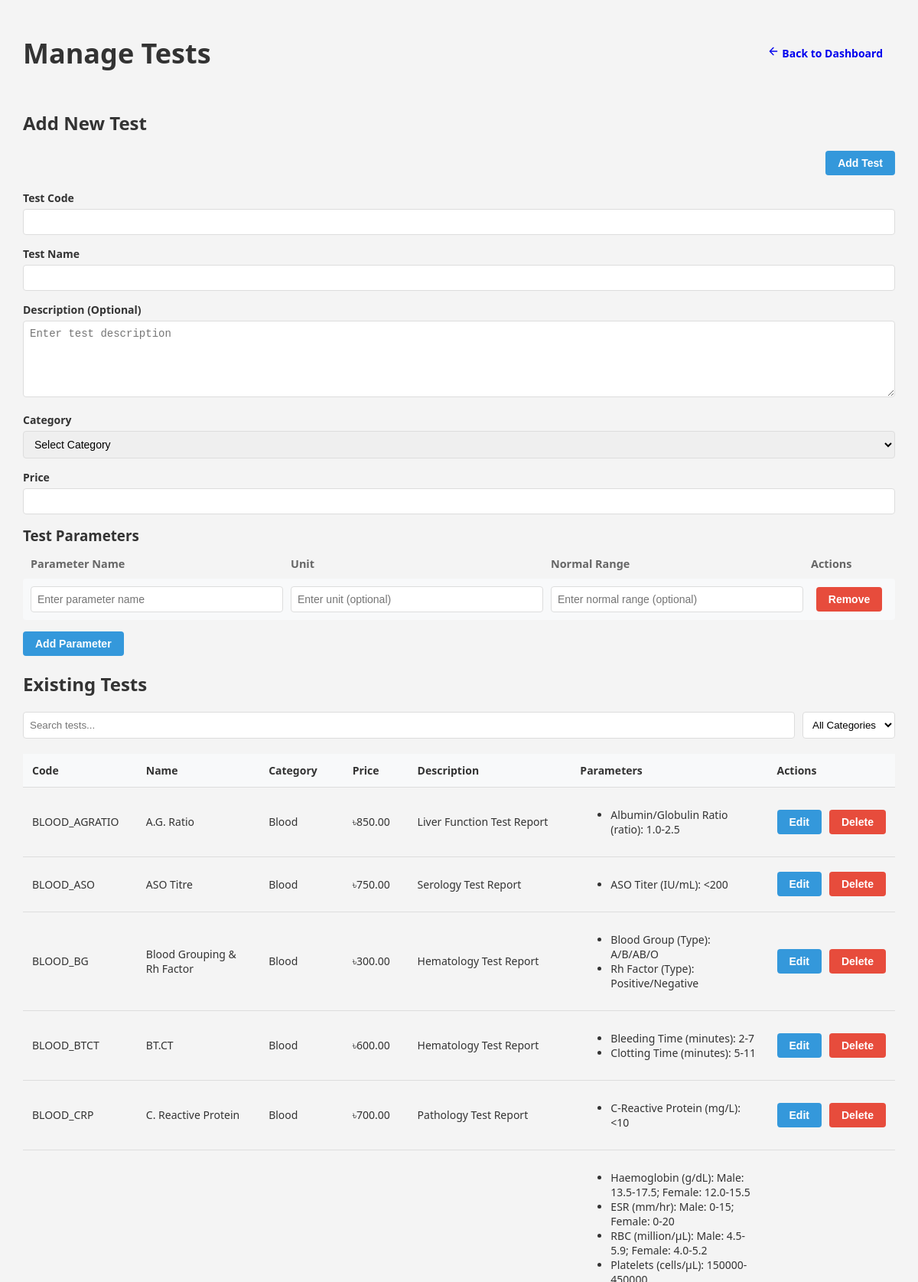
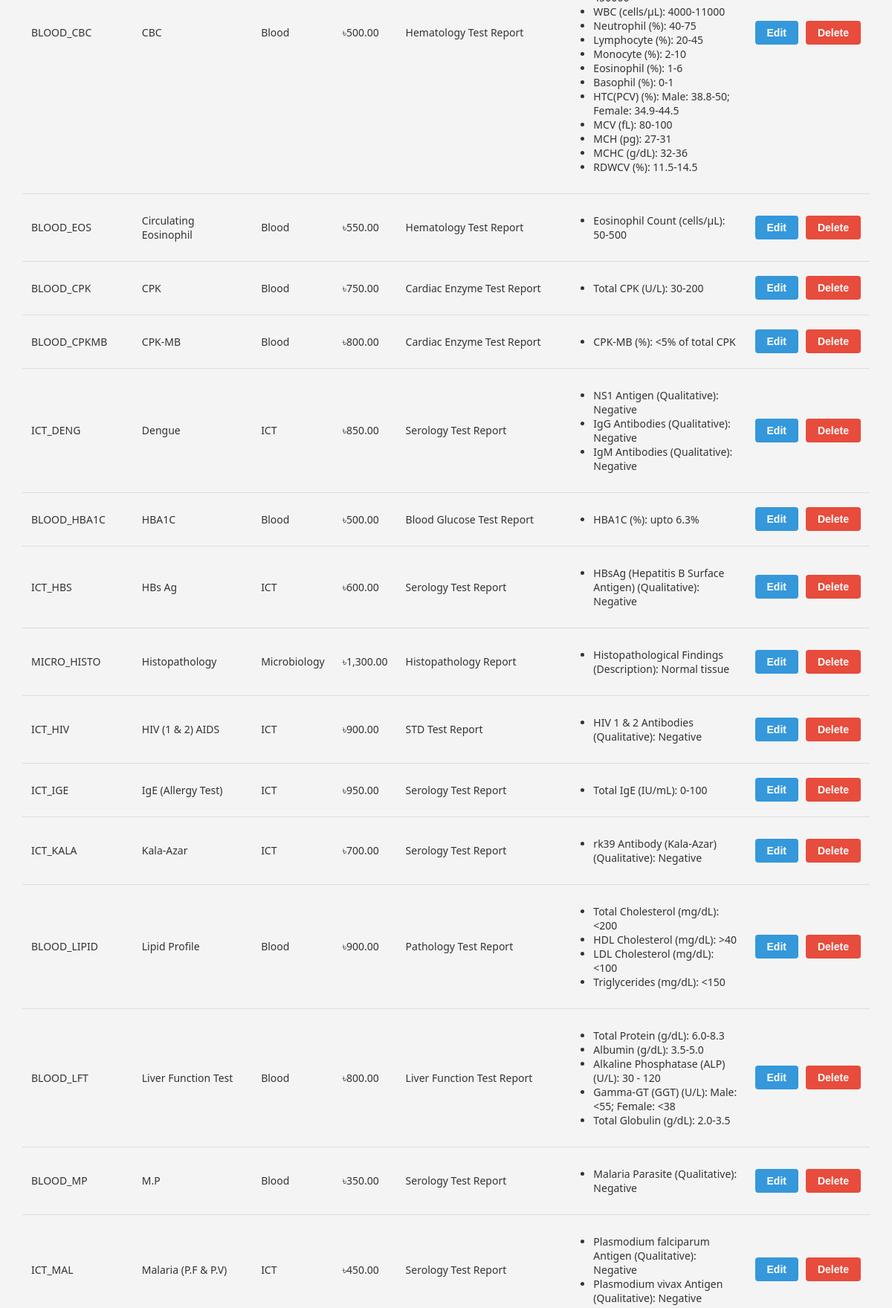
/pages/admin/manage_tests.php (signed in, upper part), run on the app's committed database (2 pictures, top to bottom).
### tables this page shows
CREATE TABLE `tests_info` (
  `id` int(11) NOT NULL AUTO_INCREMENT,
  `test_code` varchar(50) NOT NULL,
  `test_name` varchar(100) NOT NULL,
  `description` text NULL,
  `category` varchar(50) DEFAULT NULL,
  `price` decimal(10,2) DEFAULT 0.00,
  `created_at` datetime DEFAULT current_timestamp(),
  `updated_at` datetime DEFAULT current_timestamp() ON UPDATE current_timestamp(),
  PRIMARY KEY (`id`),
  UNIQUE KEY `test_code` (`test_code`),
  UNIQUE KEY `test_name` (`test_name`)
);

### pages/admin/manage_tests.php (the view, shortened to what this page needs)
<?php
try {
    $pdo = getDBConnection();
    $stmt = $pdo->query("
        SELECT ti.*,
               GROUP_CONCAT(
                   CONCAT_WS('|', tp.parameter_name, tp.unit, tp.normal_range)
                   ORDER BY tp.sort_order
               ) as parameters
        FROM tests_info ti
        LEFT JOIN test_parameters tp ON ti.test_code = tp.test_code
        GROUP BY ti.test_code
        ORDER BY ti.test_name
    ");
    $tests = $stmt->fetchAll(PDO::FETCH_ASSOC);
} catch (PDOException $e) {
    error_log("Database error: " . $e->getMessage());
    $error = "An error occurred while managing tests.";
}
?>
<!DOCTYPE html>
<html lang="en">
<head>
    <link rel="stylesheet" href="../../assets/css/common.css">
</head>
<body>
    <div class="container">
        <div class="page-header">
            <div class="page-title">
                <h2>Manage Tests</h2>
            </div>
            <div>
                <a href="/NPL/pages/user/admin_dashboard.php" class="btn btn-back">
                    <svg width="16" height="16" viewBox="0 0 24 24" fill="none" stroke="currentColor" stroke-width="2" stroke-linecap="round" stroke-linejoin="round">
                        <path d="M19 12H5M12 19l-7-7 7-7"/>
                    </svg>
                    Back to Dashboard
                </a>
            </div>
        </div>
        <div class="form-section">
            <div class="form-header">
                <h2>Add New Test</h2>
            </div>
            <form method="POST" action="">
                <div class="form-header">
                    <button type="submit" class="btn btn-primary">Add Test</button>
                </div>
                <div class="form-group">
                    <label for="test_code">Test Code</label>
                    <input type="text" id="test_code" name="test_code" required>
                </div>
                <div class="form-group">
                    <label for="test_name">Test Name</label>
                    <input type="text" id="test_name" name="test_name" required>
                </div>
                <div class="form-group">
                    <label for="description">Description (Optional)</label>
                    <textarea id="description" name="description" placeholder="Enter test description"></textarea>
                </div>
                <div class="form-group">
                    <label for="category">Category</label>
                    <select id="category" name="category" required>
                        <option value="">Select Category</option>
                    </select>
                </div>
                <div class="form-group">
                    <label for="price">Price</label>
                    <input type="number" id="price" name="price" step="0.01" required>
                </div>
                <div class="form-group">
                    <div class="parameters-section-header">
                        <h3>Test Parameters</h3>
                    </div>
                    <div class="parameters-header">
                        <div>Parameter Name</div>
                        <div>Unit</div>
                        <div>Normal Range</div>
                        <div class="action-header">Actions</div>
                    </div>
                    <div id="parameters-container">
                        <div class="parameter-row">
                            <div class="parameter-field">
                                <input type="text" name="parameters[0][name]" placeholder="Enter parameter name" required>
                            </div>
                            <div class="parameter-field">
                                <input type="text" name="parameters[0][unit]" placeholder="Enter unit (optional)">
                            </div>
                            <div class="parameter-field">
                                <input type="text" name="parameters[0][range]" placeholder="Enter normal range (optional)">
                            </div>
                            <div class="parameter-actions">
                                <button type="button" class="btn btn-danger remove-param" onclick="removeParameter(this)">Remove</button>
                            </div>
                        </div>
                    </div>
                    <div class="parameter-actions" style="margin-top: 15px; justify-content: flex-start;">
                        <button type="button" class="btn btn-primary" onclick="addParameter()">Add Parameter</button>
                    </div>
                </div>
            </form>
        </div>
        <div class="recent-items">
            <h2>Existing Tests</h2>
            <div class="search-box">
                <input type="text" id="searchInput" placeholder="Search tests..." onkeyup="searchTests()">
                <select id="categoryFilter" onchange="searchTests()">
                    <option value="">All Categories</option>
                </select>
            </div>
            <table class="data-table">
                <thead>
                    <tr>
                        <th>Code</th>
                        <th>Name</th>
                        <th>Category</th>
                        <th>Price</th>
                        <th>Description</th>
                        <th>Parameters</th>
                        <th>Actions</th>
                    </tr>
                </thead>
                <tbody id="testsTableBody">
                    <?php foreach ($tests as $test): ?>
                    <tr>
                        <td><?php echo htmlspecialchars($test['test_code']); ?></td>
                        <td><?php echo htmlspecialchars($test['test_name']); ?></td>
                        <td><?php echo htmlspecialchars($test['category']); ?></td>
                        <td>৳<?php echo number_format($test['price'], 2); ?></td>
                        <td class="description-cell">
                            <?php if (empty($test['description'])): ?>
                                <span class="empty-description">No description</span>
                            <?php else: ?>
                                <?php echo htmlspecialchars($test['description']); ?>
                            <?php endif; ?>
                        </td>
                        <td>
                            <?php if (!empty($test['parameters'])): ?>
                                <ul>
                                    <?php
                                    $params = explode(',', $test['parameters']);
                                    foreach ($params as $param) {
                                        list($name, $unit, $range) = explode('|', $param);
                                        echo "<li>" . htmlspecialchars($name);
                                        if (!empty($unit)) {
                                            echo " (" . htmlspecialchars($unit) . ")";
                                        }
                                        if (!empty($range)) {
                                            echo ": " . htmlspecialchars($range);
                                        }
                                        echo "</li>";
                                    }
                                    ?>
                                </ul>
                            <?php endif; ?>
                        </td>
                        <td>
                            <div class="action-buttons">
                                <button onclick="openEditModal('<?php echo htmlspecialchars(json_encode($test)); ?>')"
                                        class="btn btn-primary">Edit</button>
                                <form method="POST" action="" style="display: inline;">
                                    <button type="submit" class="btn btn-danger"
                                            onclick="return confirm('Are you sure you want to delete this test?')">
                                        Delete
                                    </button>
                                </form>
                            </div>
                        </td>
                    </tr>
                    <?php endforeach; ?>
                </tbody>
            </table>
        </div>
    </div>
</body>
</html>

### assets/css/common.css (style rules this page uses)
:root { --primary-color: #3498db; --primary-hover: #2980b9; --success-color: #2ecc71; --warning-color: #f1c40f; --danger-color: #e74c3c; --info-color: #3498db; --text-color: #333; --text-muted: #7f8c8d; --border-color: #ddd; --bg-color: #f4f4f4; --card-bg: #fff; --card-shadow: 0 2px 8px rgba(0,0,0,0.1); }
body { font-family: 'Segoe UI', Arial, sans-serif; background: var(--bg-color); margin: 0; padding: 15px; color: var(--text-color); }
.container { max-width: 1200px; margin: 0 auto; padding: 0 15px; }
.page-header { margin-bottom: 20px; display: flex; justify-content: space-between; align-items: center; }
.page-title { margin: 0; color: var(--text-color); font-size: 24px; }
.form-group { margin-bottom: 15px; }
.form-group label { display: block; margin-bottom: 6px; font-weight: 600; color: var(--text-color); font-size: 14px; }
.form-group input, .form-group select, .form-group textarea { width: 100%; padding: 8px 10px; border: 1px solid var(--border-color); border-radius: 4px; font-size: 14px; transition: border-color 0.3s; box-sizing: border-box; }
table { width: 100%; border-collapse: collapse; }
th, td { padding: 12px; text-align: left; border-bottom: 1px solid var(--border-color); font-size: 14px; }
th { background: #f8f9fa; font-weight: 600; color: var(--text-color); }
.btn { display: inline-block; padding: 8px 16px; border-radius: 4px; text-decoration: none; cursor: pointer; font-size: 14px; font-weight: 600; transition: all 0.3s; border: none; }
.btn-primary { background: var(--primary-color); color: white; }
.btn-danger { background: var(--danger-color); color: white; }

### pages/admin/manage_tests.php (style rules this page uses)
.form-group { margin-bottom: 15px; }
.form-group label { display: block; margin-bottom: 5px; font-weight: 600; }
.form-group input, .form-group textarea { width: 100%; padding: 8px; border: 1px solid #ddd; border-radius: 4px; box-sizing: border-box; }
.form-group textarea { min-height: 100px; resize: vertical; }
.action-buttons { display: flex; gap: 10px; }
.btn { padding: 8px 16px; border-radius: 4px; border: none; cursor: pointer; font-weight: 600; transition: all 0.3s; }
.btn-primary { background: #3498db; color: white; }
.btn-danger { background: #e74c3c; color: white; }
.parameter-row { display: grid; grid-template-columns: 1fr 1fr 1fr 100px; gap: 10px; align-items: center; margin-bottom: 10px; padding: 10px; background: #f8f9fa; border-radius: 4px; }
.parameter-field { width: 100%; }
.parameter-field input { width: 100%; padding: 8px; border: 1px solid #ddd; border-radius: 4px; }
.parameter-actions { display: flex; justify-content: center; }
.parameters-header { display: grid; grid-template-columns: 1fr 1fr 1fr 100px; gap: 10px; margin-bottom: 10px; padding: 0 10px; }
.parameters-header div { font-weight: 600; color: #666; font-size: 0.9em; }
.parameters-section-header { display: flex; justify-content: space-between; align-items: center; margin-bottom: 15px; }
.parameters-section-header h3 { margin: 0; }
.search-box { margin-bottom: 20px; display: flex; gap: 10px; }
.search-box input { flex: 1; padding: 8px; border: 1px solid #ddd; border-radius: 4px; }
.search-box select { padding: 8px; border: 1px solid #ddd; border-radius: 4px; background-color: white; }
.description-cell { max-width: 200px; white-space: nowrap; overflow: hidden; text-overflow: ellipsis; }
.form-header { display: flex; justify-content: space-between; align-items: center; margin-bottom: 20px; }
.form-header h2 { margin: 0; }
.parameter-actions { display: flex; gap: 10px; }
.parameter-actions button { white-space: nowrap; }

### data on the page
tests_info: test_code "BLOOD_AGRATIO", test_name "A.G. Ratio", category "Blood", price "850.00", description "Liver Function Test Report", name "Albumin/Globulin Ratio", unit "ratio", range "1.0-2.5"
tests_info: test_code "BLOOD_ASO", test_name "ASO Titre", category "Blood", price "750.00", description "Serology Test Report", name "ASO Titer", unit "IU/mL", range "<200"
tests_info: test_code "BLOOD_BG", test_name "Blood Grouping & Rh Factor", category "Blood", price "300.00", description "Hematology Test Report", name "Blood Group", unit "Type", range "A/B/AB/O", name "Rh Factor", range "Positive/Negative"
tests_info: test_code "BLOOD_BTCT", test_name "BT.CT", category "Blood", price "600.00", description "Hematology Test Report", name "Bleeding Time", unit "minutes", range "2-7", name "Clotting Time", range "5-11"
tests_info: test_code "BLOOD_CRP", test_name "C. Reactive Protein", category "Blood", price "700.00", description "Pathology Test Report", name "C-Reactive Protein", unit "mg/L", range "<10"
tests_info: test_code "BLOOD_CBC", test_name "CBC", category "Blood", price "500.00", description "Hematology Test Report", name "Haemoglobin", unit "g/dL", range "Male: 13.5-17.5; Female: 12.0-15.5", name "ESR", unit "mm/hr", range "Male: 0-15; Female: 0-20", name "RBC", unit "million/µL", range "Male: 4.5-5.9; Female: 4.0-5.2", name "Platelets", unit "cells/µL", range "150000-450000", name "WBC", range "4000-11000", name "Neutrophil", unit "%", range "40-75", name "Lymphocyte", range "20-45", name "Monocyte", range "2-10", name "Eosinophil", range "1-6", name "Basophil", range "0-1", name "HTC(PCV)", range "Male: 38.8-50; Female: 34.9-44.5", name "MCV", unit "fL", range "80-100", name "MCH", unit "pg", range "27-31", name "MCHC", range "32-36", name "RDWCV", range "11.5-14.5"
tests_info: test_code "BLOOD_EOS", test_name "Circulating Eosinophil", category "Blood", price "550.00", description "Hematology Test Report", name "Eosinophil Count", unit "cells/µL", range "50-500"
tests_info: test_code "BLOOD_CPK", test_name "CPK", category "Blood", price "750.00", description "Cardiac Enzyme Test Report", name "Total CPK", unit "U/L", range "30-200"
tests_info: test_code "BLOOD_CPKMB", test_name "CPK-MB", category "Blood", price "800.00", description "Cardiac Enzyme Test Report", name "CPK-MB", unit "%", range "<5% of total CPK"
tests_info: test_code "ICT_DENG", test_name "Dengue", category "ICT", price "850.00", description "Serology Test Report", name "NS1 Antigen", unit "Qualitative", range "Negative", name "IgG Antibodies", name "IgM Antibodies"
tests_info: test_code "BLOOD_HBA1C", test_name "HBA1C", category "Blood", price "500.00", description "Blood Glucose Test Report", name "HBA1C", unit "%", range "upto 6.3%"
tests_info: test_code "ICT_HBS", test_name "HBs Ag", category "ICT", price "600.00", description "Serology Test Report", name "HBsAg (Hepatitis B Surface Antigen)", unit "Qualitative", range "Negative"
tests_info: test_code "MICRO_HISTO", test_name "Histopathology", category "Microbiology", price "1,300.00", description "Histopathology Report", name "Histopathological Findings", unit "Description", range "Normal tissue"
tests_info: test_code "ICT_HIV", test_name "HIV (1 & 2) AIDS", category "ICT", price "900.00", description "STD Test Report", name "HIV 1 & 2 Antibodies", unit "Qualitative", range "Negative"
tests_info: test_code "ICT_IGE", test_name "IgE (Allergy Test)", category "ICT", price "950.00", description "Serology Test Report", name "Total IgE", unit "IU/mL", range "0-100"
tests_info: test_code "ICT_KALA", test_name "Kala-Azar", category "ICT", price "700.00", description "Serology Test Report", name "rk39 Antibody (Kala-Azar)", unit "Qualitative", range "Negative"
tests_info: test_code "BLOOD_LIPID", test_name "Lipid Profile", category "Blood", price "900.00", description "Pathology Test Report", name "Total Cholesterol", unit "mg/dL", range "<200", name "HDL Cholesterol", range ">40", name "LDL Cholesterol", range "<100", name "Triglycerides", range "<150"
tests_info: test_code "BLOOD_LFT", test_name "Liver Function Test", category "Blood", price "800.00", description "Liver Function Test Report", name "Total Protein", unit "g/dL", range "6.0-8.3", name "Albumin", range "3.5-5.0", name "Alkaline Phosphatase (ALP)", unit "U/L", range "30 - 120", name "Gamma-GT (GGT)", range "Male: <55; Female: <38", name "Total Globulin", range "2.0-3.5"
tests_info: test_code "BLOOD_MP", test_name "M.P", category "Blood", price "350.00", description "Serology Test Report", name "Malaria Parasite", unit "Qualitative", range "Negative"
tests_info: test_code "ICT_MAL", test_name "Malaria (P.F & P.V)", category "ICT", price "450.00", description "Serology Test Report", name "Plasmodium falciparum Antigen", unit "Qualitative", range "Negative", name "Plasmodium vivax Antigen"
